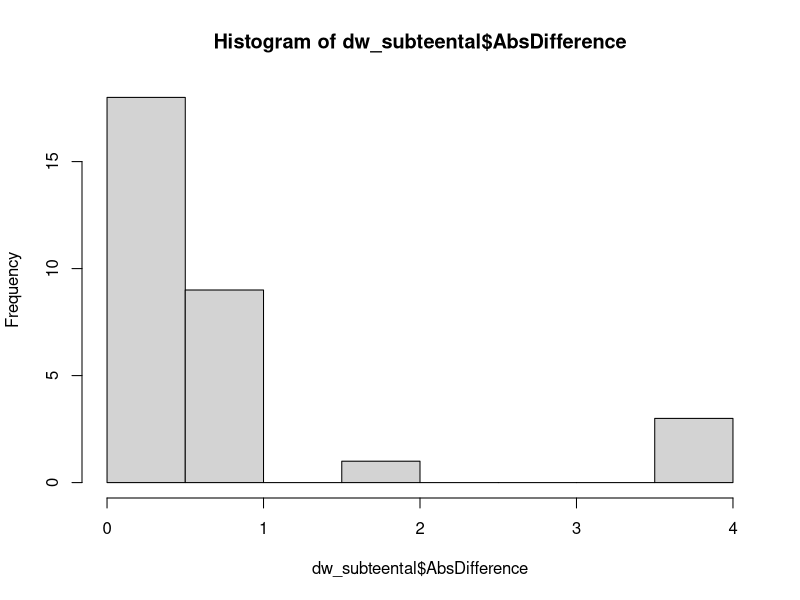
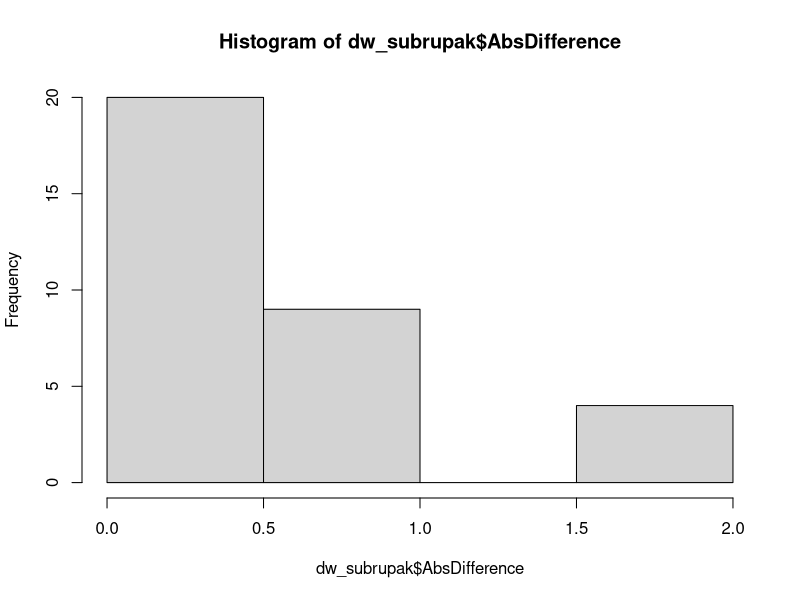
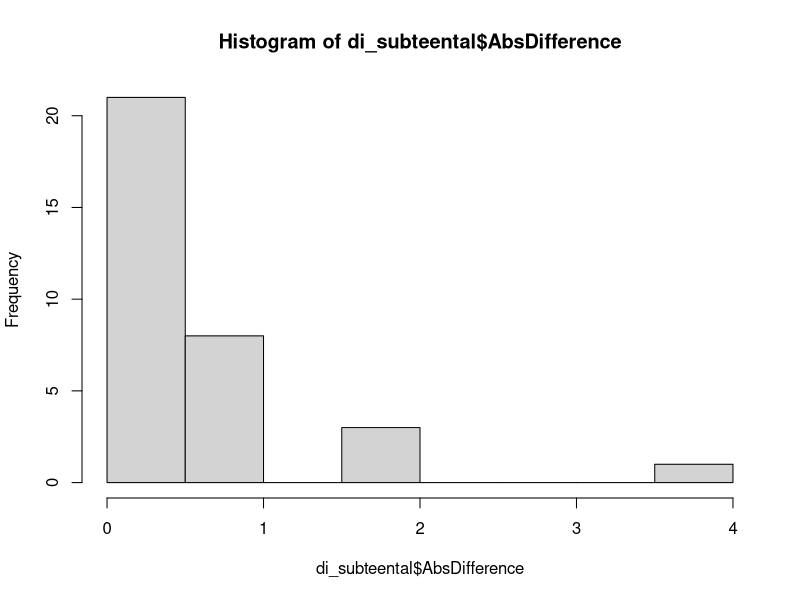
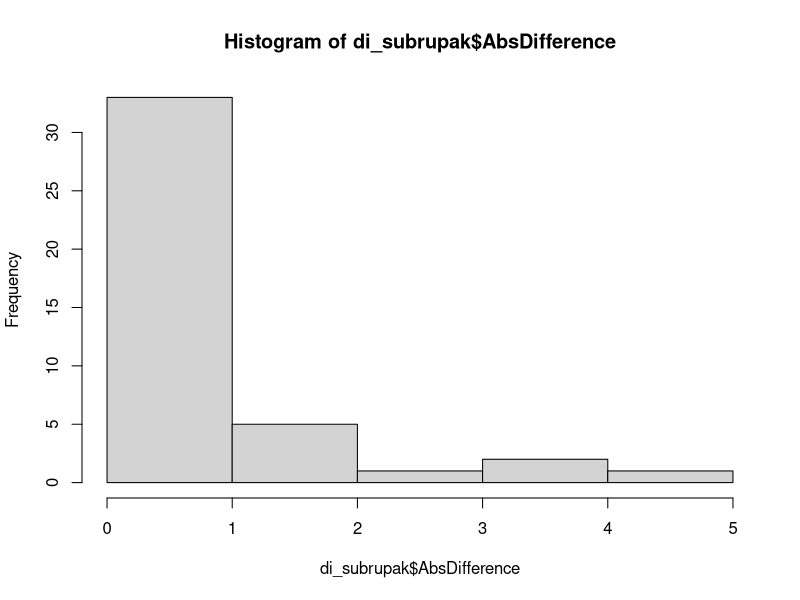

Write R code to recreate these figures, in order.
## ---- chunk 1
knitr::opts_chunk$set(echo = TRUE)
## ---- chunk 2
library(tidyverse)
library(ggplot2)
library(stringr)
#library(sjstats) # TE: This library is not used 
## ---- chunk 3
d1<-read.csv('DurhamMusicFinal.csv',skip = 0,header = TRUE)
d2<-read.csv('DurhamBs1.csv',skip = 0,header = TRUE)
d3<-read.csv('DurhamBsFinal.csv',skip = 0,header = TRUE)
d4<-read.csv('DurhamUni.csv',skip = 0,header = TRUE)
d5<-read.csv('Durham_Final_stretch_December 30, 2023_12.09.csv',skip = 0,header = TRUE)

d1<-d1[3:nrow(d1),]# delete two first rows (metadata)
d2<-d2[3:nrow(d1),]# TE: add this well
d3<-d3[3:nrow(d1),]
d4<-d4[3:nrow(d1),]
d5<-d5[3:nrow(d1),]
dw <- rbind(d1, d2, d3, d4, d5)
#df<-d[3:nrow(d),]# TE: removed
print(dim(dw))
## ---- chunk 4
d6<-read.csv('For Indians_RhythmLearning_Study1_January 28, 2024_12.21.csv',skip = 0,header = TRUE)
d6<-d6[3:nrow(d6),]# delete two first rows (metadata)
print(dim(d6))
## ---- chunk 5
dw <- dplyr::filter(dw,as.numeric(Progress) > 96)
dw <- dplyr::filter(dw,as.numeric(Duration..in.seconds.)>4*60) # 4 mins
print(nrow(dw))
## ---- chunk 6
di<- dplyr::filter(d6,as.numeric(Progress) > 96)
di <- dplyr::filter(di,as.numeric(Duration..in.seconds.)>4*60) # 4 mins
print(nrow(di))
## ---- chunk 7
numeric_age <- as.numeric(dw$Q_Age)
mean_age <- mean(numeric_age, na.rm = TRUE) #age of participants
sd_age <- sd(numeric_age, na.rm = TRUE) #sd for age
print(paste('Mean age:',round(mean_age,2), 'SD:',round(sd_age)))
## ---- chunk 8
numeric_age2 <- as.numeric(di$Q_Age)
mean_age2 <- mean(numeric_age2, na.rm = TRUE) #age of participants
sd_age2 <- sd(numeric_age2, na.rm = TRUE) #sd for age
print(paste('Mean age:',round(mean_age2,2), 'SD:',round(sd_age)))
## ---- chunk 9
dw$Familiarity <- ifelse(dw$Q_Ethnicity %in% c('Indian', 'Asian - Indian', 'Asian -Indian','Asian- Indian','Asian-Indian','Indian ', 'Asian - Indian '), 'Indian Ethnicity', 'Non-Indian Ethnicity')
Sf<-summarise(group_by(dw,Familiarity),n=n()) # count
knitr::kable(Sf)
## ---- chunk 10
#(optional)writing Indian Participants seperately
#subsetind_df <- df[df$Familiarity == 'Indian Ethnicity', ]
# Write the subset to a CSV file
#write.csv(subsetind_df, file = "indian_ethnicity.csv", row.names = FALSE)
## ---- chunk 11
dw$Musicianship <- ifelse(dw$Q_Musicianship %in% c('Amateur musician', 'Serious amateur musician','Semiprofessional musician', 'Professional musician'), 'Musician', 'Non-Musician')
dw<-drop_na(dw) # drop missing observations 
Sm<-summarise(group_by(dw,Musicianship,Familiarity),n=n()) # count
knitr::kable(Sm)
## ---- chunk 12
#deleting Indian participants from western data
dw1 <- dw[!(dw$Musicianship == 'Musician' & dw$Familiarity == 'Indian Ethnicity') & !(dw$Musicianship == 'Non-Musician' & dw$Familiarity == 'Indian Ethnicity') , ]
Sfilter<-summarise(group_by(dw1,Musicianship,Familiarity),n=n()) # count
knitr::kable(Sfilter)
## ---- chunk 13
# Create a new column 'Musicianship' based on Score
di$Musicianship <- ifelse(di$ScoreFam >= 4, 'Musician', ifelse(is.na(di$ScoreFam) | di$ScoreFam < 4, 'Non-Musician', NA))
Sm2<-summarise(group_by(di,Musicianship),n=n()) # count
knitr::kable(Sm2)
## ---- chunk 14
#western data
dw2 <- dplyr::select(dw1,ResponseId,Musicianship,Familiarity, starts_with('Base_'), starts_with('Test_'))
dw_long <- tidyr::pivot_longer(dw2,ends_with('_1'))#changing to long

#indian data
di2 <- dplyr::select(di,ResponseId,Musicianship,starts_with('Base_'), starts_with('Test_'))
di_long <- tidyr::pivot_longer(di2,ends_with('_1'))#changing to long
## ---- chunk 15
dw_long$condition <- str_split_i(dw_long$name,'_',1)#splittig condition Baseline/Testing
#print (df_long$condition)
dw_long$pattern <- str_split_i(dw_long$name,'_',2)#splittig pattern Teental/Rupak
#print (df_long$pattern)
dw_long$type <- str_split_i(dw_long$name,'_',3) #splitting type of rhythm sd,sp,natural,basic,complex
#print (df_long$type)   

table(dw_long$condition)
table(dw_long$pattern)
table(dw_long$type)
table(dw_long$type,dw_long$condition)
## ---- chunk 16
di_long$condition <- str_split_i(di_long$name,'_',1)#splittig condition Baseline/Testing
#print (df_long$condition)
di_long$pattern <- str_split_i(di_long$name,'_',2)#splittig pattern Teental/Rupak
#print (df_long$pattern)
di_long$type <- str_split_i(di_long$name,'_',3) #splitting type of rhythm sd,sp,natural,basic,complex
#print (df_long$type)   

# TE adds these reports just to check what is in the data (from previous code)
table(di_long$condition)
table(di_long$pattern)
table(di_long$type)
table(di_long$type,di_long$condition) 
## ---- chunk 17
table(dw_long$value)# since the ratings are string, not numbers, convert them
dw_long$value_c <- factor(dw_long$value,levels = rev(c("Extremely Similar","Very Similar","Similar","Moderately Similar","Slightly Similar","Not Similar","Not at all similar")))
table(dw_long$value_c)


dw_long$similarity <- as.numeric(dw_long$value_c) # as numeric
table(dw_long$similarity)
## ---- chunk 18
table(di_long$value)# since the ratings are string, not numbers, convert them
di_long$value_c <- factor(di_long$value,levels = rev(c("Extremely Similar","Very Similar","Similar","Moderately Similar","Slightly Similar","Not Similar","Not at all similar")))
table(di_long$value_c)
di_long$similarity <- as.numeric(di_long$value_c) # as numeric
table(di_long$similarity)
## ---- chunk 19
dw_long<-drop_na(dw_long) # drop missing observations
S<-summarise(group_by(dw_long,pattern,condition),n=n()) # count
knitr::kable(S)
## ---- chunk 20
di_long<-drop_na(di_long) # drop missing observations
S2<-summarise(group_by(di_long,pattern,condition),n=n()) # count
knitr::kable(S2)
## ---- chunk 21
# Write the subset to a CSV file
write.csv(dw_long, file = "Westerndata.csv", row.names = FALSE)
write.csv(di_long, file = "Indiandata.csv", row.names = FALSE)
## ---- chunk 22
#Explanation of naming in experiment: Naturl= Natural for both Teental and Rupak, Naturll= Test for Teental, Naturl2= Test for Rupak

# Subset for 'Teental' and 'Rupak'
dw_subset_teental <- dw_long[(dw_long$pattern == 'Teental'& dw_long$condition=='Test' & (dw_long$type == 'Naturl' | dw_long$type == 'Naturll')),]
dw_subset_rupak <- dw_long[(dw_long$pattern == 'Rupak'& dw_long$condition=='Test' & (dw_long$type == 'Naturl' | dw_long$type == 'Naturl2')), ]

dw_subteental <- dw_subset_teental %>%
  filter(type %in% c('Naturll', 'Naturl')) %>%
  group_by(ResponseId) %>%
  summarise(AbsDifference = abs(diff(similarity[type %in% c('Naturl', 'Naturll')])))

# Direction of the difference is meaningless, so use absolute instead

dw_subrupak <- dw_subset_rupak %>%
  filter(type %in% c('Naturl', 'Naturl2')) %>%
  group_by(ResponseId) %>%
  summarise(AbsDifference = abs(diff(similarity[type %in% c('Naturl', 'Naturl2')])))

#plotting teental
hist(dw_subteental$AbsDifference)
#plotting rupak
hist(dw_subrupak$AbsDifference)

dw_subrupak$ResponseId[dw_subrupak$AbsDifference >2]# also display the id of the person who is inconsistent
dw_subteental$ResponseId[dw_subteental$AbsDifference >2]# also display the id of the person 
## ---- chunk 23
library(psych)

dwmus <- dw_long[dw_long$Musicianship=='Musician' & dw_long$type %in% c('sd1', 'sp1', 'Basic', 'Naturl', 'Complex'),]
U <- unique(dwmus$type)
S <- unique(dwmus$ResponseId)
alpha <- matrix(0, 1, length(U))

TMP <- NULL
for (k in 1:length(S)) {
  B <- dplyr::filter(dwmus, ResponseId == S[k])
  TMP <- cbind(TMP, as.numeric(B$similarity))
}
colnames(TMP) <- S
a <- suppressMessages(suppressWarnings(psych::alpha(TMP, check.keys = FALSE, warnings = FALSE)))
Alpha <- a$total$raw_alpha

# display individual ones
print(a$item.stats$r.cor)

colnames(TMP)[a$item.stats$r.cor < 0] # anybody under 0?
colnames(TMP)[a$item.stats$r.cor < 0.7]

## ---- chunk 24
dwmus <- dw_long[dw_long$Musicianship=='Non-Musician' & dw_long$type %in% c('sd1', 'sp1', 'Basic', 'Naturl', 'Complex'),]
U <- unique(dwmus$type)
S <- unique(dwmus$ResponseId)
alpha <- matrix(0, 1, length(U))

TMP <- NULL
for (k in 1:length(S)) {
  B <- dplyr::filter(dwmus, ResponseId == S[k])
  TMP <- cbind(TMP, as.numeric(B$similarity))
}
colnames(TMP) <- S
a <- suppressMessages(suppressWarnings(psych::alpha(TMP, check.keys = FALSE, warnings = FALSE)))
Alpha <- a$total$raw_alpha

# display individual ones
a$item.stats$r.cor

colnames(TMP)[a$item.stats$r.cor < 0]
colnames(TMP)[a$item.stats$r.cor < 0.7]

## ---- chunk 25
#Explanation of naming in experiment: Naturl= Natural for both Teental and Rupak, Naturll= Test for Teental, Naturl2= Test for Rupak

# Subset for 'Teental' and 'Rupak'
di_subset_teental <- di_long[(di_long$pattern == 'Teental'& di_long$condition=='Test' & (di_long$type == 'Naturl' | di_long$type == 'Naturll')),]
di_subset_rupak <- di_long[(di_long$pattern == 'Rupak'& di_long$condition=='Test' & (di_long$type == 'Naturl' | di_long$type == 'Naturl2')), ]

di_subteental <- di_subset_teental %>%
  filter(type %in% c('Naturll', 'Naturl')) %>%
  group_by(ResponseId) %>%
  summarise(AbsDifference = abs(diff(similarity[type %in% c('Naturl', 'Naturll')])))

# Direction of the difference is meaningless, so use absolute instead

di_subrupak <- di_subset_rupak %>%
  filter(type %in% c('Naturl', 'Naturl2')) %>%
  group_by(ResponseId) %>%
  summarise(AbsDifference = abs(diff(similarity[type %in% c('Naturl', 'Naturl2')])))

#plotting teental
hist(di_subteental$AbsDifference)
#plotting rupak
hist(di_subrupak$AbsDifference)

di_subrupak$ResponseId[di_subrupak$AbsDifference >2]# also display the id of the person who is inconsistent
di_subteental$ResponseId[di_subteental$AbsDifference >2]# also display the id of the person 
## ---- chunk 26
# subsetting data for musicians
dimus <- di_long[di_long$Musicianship=='Musician' & di_long$type %in% c('sd1', 'sp1', 'Basic', 'Naturl', 'Complex'),]
U <- unique(dimus$type)
S <- unique(dimus$ResponseId)
alpha <- matrix(0, 1, length(U))

TMP <- NULL
for (k in 1:length(S)) {
  B <- dplyr::filter(dimus, ResponseId == S[k])
  TMP <- cbind(TMP, as.numeric(B$similarity))
}
colnames(TMP) <- S
a <- suppressMessages(suppressWarnings(psych::alpha(TMP, check.keys = FALSE, warnings = FALSE)))
Alpha <- a$total$raw_alpha

# display individual ones
a$item.stats$r.cor

colnames(TMP)[a$item.stats$r.cor < 0] # anybody under 0?

colnames(TMP)[a$item.stats$r.cor < 0.7]
## ---- chunk 27
dimus <- di_long[di_long$Musicianship=='Non-Musician' & di_long$type %in% c('sd1', 'sp1', 'Basic', 'Naturl', 'Complex'),]
U <- unique(dimus$type)
S <- unique(dimus$ResponseId)
alpha <- matrix(0, 1, length(U))

TMP <- NULL
for (k in 1:length(S)) {
  B <- dplyr::filter(dimus, ResponseId == S[k])
  TMP <- cbind(TMP, as.numeric(B$similarity))
}
colnames(TMP) <- S
a <- suppressMessages(suppressWarnings(psych::alpha(TMP, check.keys = FALSE, warnings = FALSE)))
Alpha <- a$total$raw_alpha

# display individual ones
a$item.stats$r.cor

colnames(TMP)[a$item.stats$r.cor < 0]
colnames(TMP)[a$item.stats$r.cor < 0.7]
## ---- chunk 28
# Western
dw2 <- dw[!(dw$ResponseId %in% c('R_2Uax5iSyFsc52pZ', 'R_3kpjZD1SAq9rBt8', 'R_3lYS6mLft5j6zOW')), ]
#dw_long <- dw_long[!(dw_long$ResponseId %in% c('R_2Uax5iSyFsc52pZ', 'R_3kpjZD1SAq9rBt8', 'R_3lYS6mLft5j6zOW')), ]
# Checking the loss
Sfilter_c1 <- summarise(group_by(dw2, Musicianship, Familiarity), n = n())
knitr::kable(Sfilter_c1)

# Indian
di2 <- di[!(di$ResponseId %in% c('R_4PhKWMzINpHFoVy', 'R_4Y9utJ6hhxLFuDy', 'R_4eWPin0vYILik8E', 'R_4qsOSprsTyIzn7e')), ]
# Checking the loss 
Sfilter_c2 <- summarise(group_by(di2, Musicianship), n = n())
knitr::kable(Sfilter_c2)
## ---- chunk 29
# Western
dw_long2 <- dw_long[!(dw_long$ResponseId %in% c('R_2Uax5iSyFsc52pZ', 'R_3kpjZD1SAq9rBt8', 'R_3lYS6mLft5j6zOW')), ]
#Saving data
write.csv(dw_long2, file = "Westerndata_outlierremoved.csv", row.names = FALSE)

# Indian
di_long2 <- di_long[!(di_long$ResponseId %in% c('R_4PhKWMzINpHFoVy', 'R_4Y9utJ6hhxLFuDy', 'R_4eWPin0vYILik8E', 'R_4qsOSprsTyIzn7e')), ]
write.csv(di_long2, file = "Indiandata_outlierremoved.csv", row.names = FALSE)
